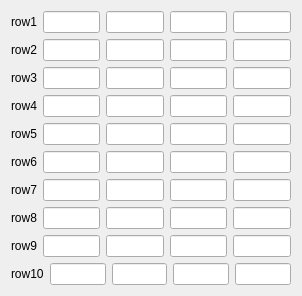
         <widget class="QWidget" name="scrollAreaWidgetContents_3">
          <property name="geometry">
           <rect>
            <x>0</x>
            <y>0</y>
            <width>302</width>
            <height>294</height>
           </rect>
          </property>
          <layout class="QGridLayout" name="gridLayout_3">
           <item row="0" column="0">
            <layout class="QVBoxLayout" name="verticalLayout_6">
             <item>
              <layout class="QHBoxLayout" name="horizontalLayout_30">
               <item>
                <widget class="QLabel" name="label_39">
                 <property name="text">
                  <string>row1</string>
                 </property>
                </widget>
               </item>
               <item>
                <widget class="QLineEdit" name="DevC_Row1Byte4"/>
               </item>
               <item>
                <widget class="QLineEdit" name="DevC_Row1Byte3"/>
               </item>
               <item>
                <widget class="QLineEdit" name="DevC_Row1Byte2"/>
               </item>
               <item>
                <widget class="QLineEdit" name="DevC_Row1Byte1"/>
               </item>
              </layout>
             </item>
             <item>
              <layout class="QHBoxLayout" name="horizontalLayout_31">
               <item>
                <widget class="QLabel" name="label_40">
                 <property name="text">
                  <string>row2</string>
                 </property>
                </widget>
               </item>
               <item>
                <widget class="QLineEdit" name="DevC_Row2Byte4"/>
               </item>
               <item>
                <widget class="QLineEdit" name="DevC_Row2Byte3"/>
               </item>
               <item>
                <widget class="QLineEdit" name="DevC_Row2Byte2"/>
               </item>
               <item>
                <widget class="QLineEdit" name="DevC_Row2Byte1"/>
               </item>
              </layout>
             </item>
             <item>
              <layout class="QHBoxLayout" name="horizontalLayout_32">
               <item>
                <widget class="QLabel" name="label_41">
                 <property name="text">
                  <string>row3</string>
                 </property>
                </widget>
               </item>
               <item>
                <widget class="QLineEdit" name="DevC_Row3Byte4"/>
               </item>
               <item>
                <widget class="QLineEdit" name="DevC_Row3Byte3"/>
               </item>
               <item>
                <widget class="QLineEdit" name="DevC_Row3Byte2"/>
               </item>
               <item>
                <widget class="QLineEdit" name="DevC_Row3Byte1"/>
               </item>
              </layout>
             </item>
             <item>
              <layout class="QHBoxLayout" name="horizontalLayout_33">
               <item>
                <widget class="QLabel" name="label_42">
                 <property name="text">
                  <string>row4</string>
                 </property>
                </widget>
               </item>
               <item>
                <widget class="QLineEdit" name="DevC_Row4Byte4"/>
               </item>
               <item>
                <widget class="QLineEdit" name="DevC_Row4Byte3"/>
               </item>
               <item>
                <widget class="QLineEdit" name="DevC_Row4Byte2"/>
               </item>
               <item>
                <widget class="QLineEdit" name="DevC_Row4Byte1"/>
               </item>
              </layout>
             </item>
             <item>
              <layout class="QHBoxLayout" name="horizontalLayout_34">
               <item>
                <widget class="QLabel" name="label_43">
                 <property name="text">
                  <string>row5</string>
                 </property>
                </widget>
               </item>
               <item>
                <widget class="QLineEdit" name="DevC_Row5Byte4"/>
               </item>
               <item>
                <widget class="QLineEdit" name="DevC_Row5Byte3"/>
               </item>
               <item>
                <widget class="QLineEdit" name="DevC_Row5Byte2"/>
               </item>
               <item>
                <widget class="QLineEdit" name="DevC_Row5Byte1"/>
               </item>
              </layout>
             </item>
             <item>
              <layout class="QHBoxLayout" name="horizontalLayout_35">
               <item>
                <widget class="QLabel" name="label_44">
                 <property name="text">
                  <string>row6</string>
                 </property>
                </widget>
               </item>
               <item>
                <widget class="QLineEdit" name="DevC_Row6Byte4"/>
               </item>
               <item>
                <widget class="QLineEdit" name="DevC_Row6Byte3"/>
               </item>
               <item>
                <widget class="QLineEdit" name="DevC_Row6Byte2"/>
               </item>
               <item>
                <widget class="QLineEdit" name="DevC_Row6Byte1"/>
               </item>
              </layout>
             </item>
             <item>
              <layout class="QHBoxLayout" name="horizontalLayout_36">
               <item>
                <widget class="QLabel" name="label_45">
                 <property name="text">
                  <string>row7</string>
                 </property>
                </widget>
               </item>
               <item>
                <widget class="QLineEdit" name="DevC_Row7Byte4"/>
               </item>
               <item>
                <widget class="QLineEdit" name="DevC_Row7Byte3"/>
               </item>
               <item>
                <widget class="QLineEdit" name="DevC_Row7Byte2"/>
               </item>
               <item>
                <widget class="QLineEdit" name="DevC_Row7Byte1"/>
               </item>
              </layout>
             </item>
             <item>
              <layout class="QHBoxLayout" name="horizontalLayout_37">
               <item>
                <widget class="QLabel" name="label_46">
                 <property name="text">
                  <string>row8</string>
                 </property>
                </widget>
               </item>
               <item>
                <widget class="QLineEdit" name="DevC_Row8Byte4"/>
               </item>
               <item>
                <widget class="QLineEdit" name="DevC_Row8Byte3"/>
               </item>
               <item>
                <widget class="QLineEdit" name="DevC_Row8Byte2"/>
               </item>
               <item>
                <widget class="QLineEdit" name="DevC_Row8Byte1"/>
               </item>
              </layout>
             </item>
             <item>
              <layout class="QHBoxLayout" name="horizontalLayout_38">
               <item>
                <widget class="QLabel" name="label_47">
                 <property name="text">
                  <string>row9</string>
                 </property>
                </widget>
               </item>
               <item>
                <widget class="QLineEdit" name="DevC_Row9Byte4"/>
               </item>
               <item>
                <widget class="QLineEdit" name="DevC_Row9Byte3"/>
               </item>
               <item>
                <widget class="QLineEdit" name="DevC_Row9Byte2"/>
               </item>
               <item>
                <widget class="QLineEdit" name="DevC_Row9Byte1"/>
               </item>
              </layout>
             </item>
             <item>
              <layout class="QHBoxLayout" name="horizontalLayout_39">
               <item>
                <widget class="QLabel" name="label_48">
                 <property name="text">
                  <string>row10</string>
                 </property>
                </widget>
               </item>
               <item>
                <widget class="QLineEdit" name="DevC_Row10Byte4"/>
               </item>
               <item>
                <widget class="QLineEdit" name="DevC_Row10Byte3"/>
               </item>
               <item>
                <widget class="QLineEdit" name="DevC_Row10Byte2"/>
               </item>
               <item>
                <widget class="QLineEdit" name="DevC_Row10Byte1"/>
               </item>
              </layout>
             </item>
            </layout>
           </item>
          </layout>
         </widget>
